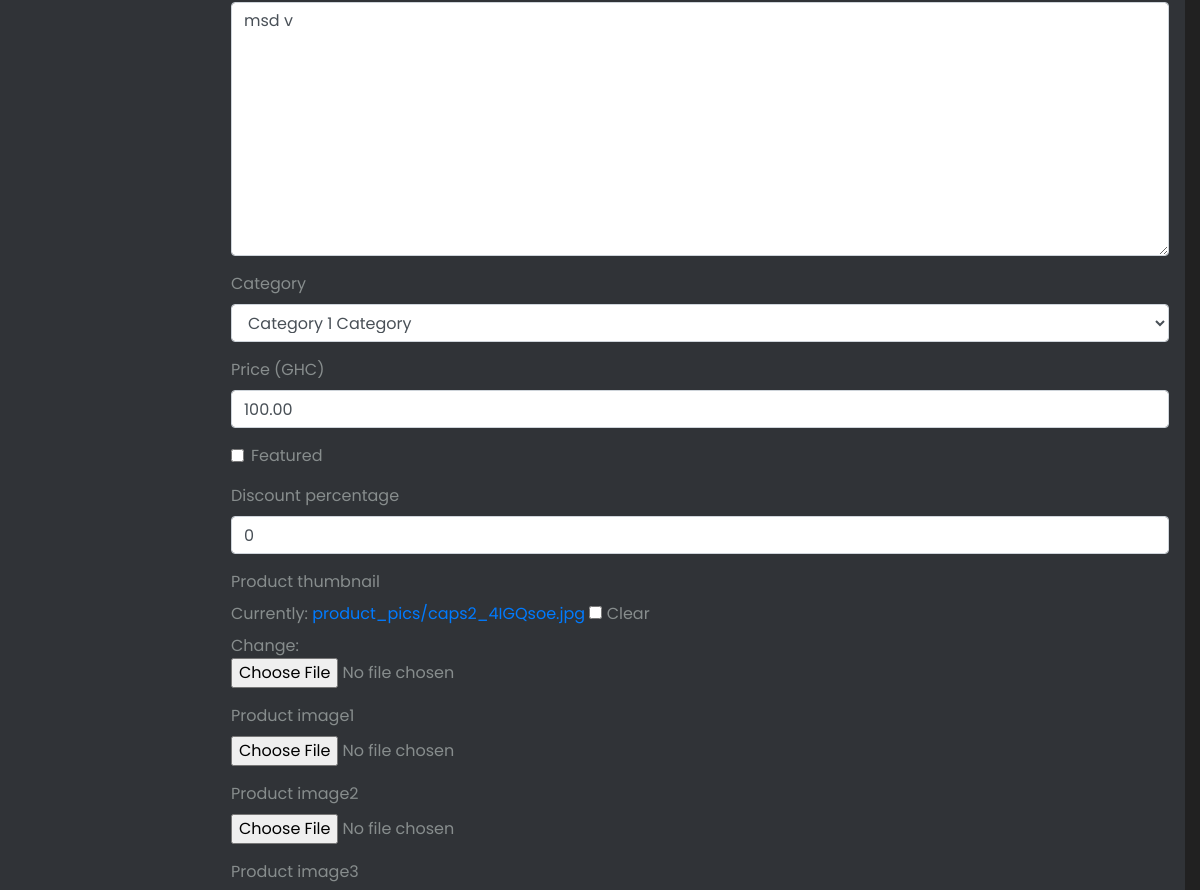
Page /user_dashboard/update_product/58/ (signed in, middle part) on the earlier database version.
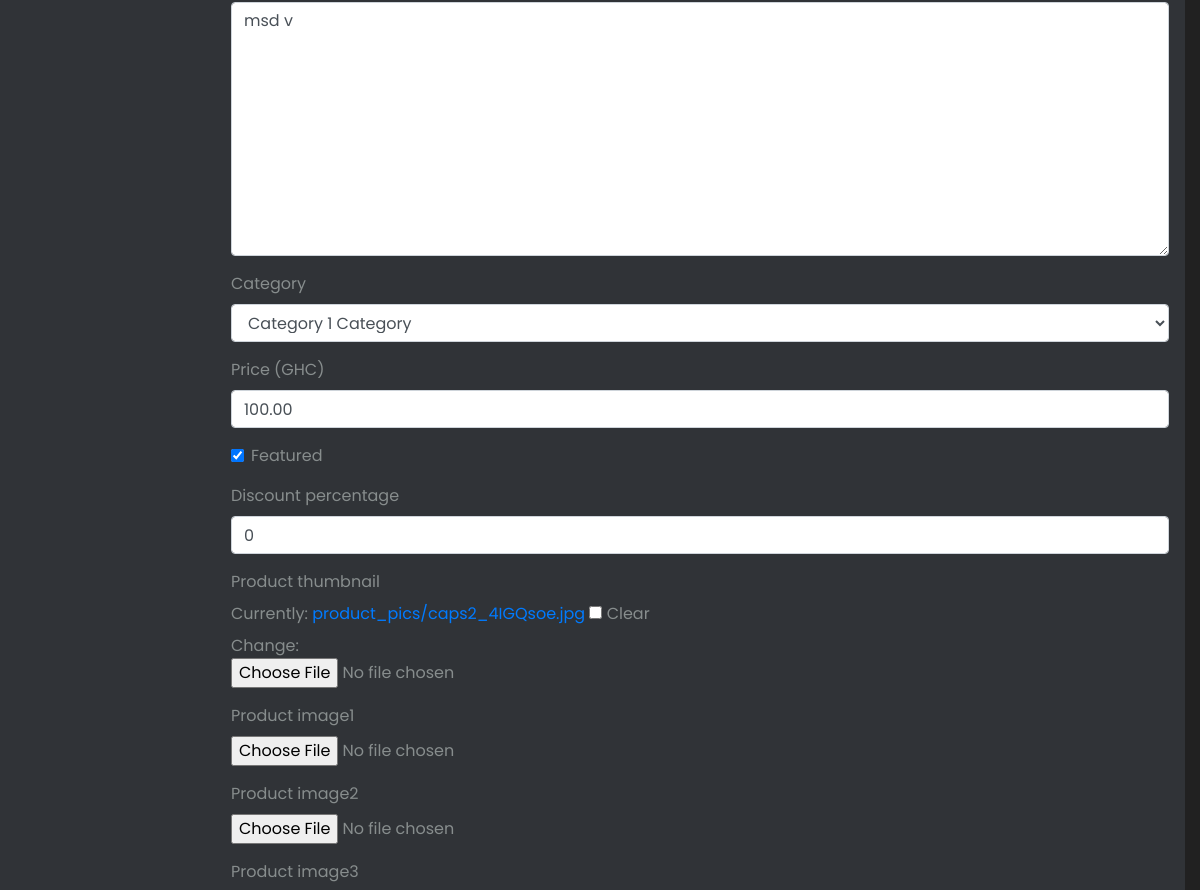
Same page on the later database version.
### products/models.py (models this page shows, shortened)
class Product(models.Model):
	product_name = models.CharField(max_length=100)
	product_desc = models.TextField(verbose_name="Product Description",null=True,blank=True)
	product_details = models.TextField(null=True,blank=True)
	product_price = models.DecimalField(verbose_name="Price (GHC)",default=0.00,null=True,blank=True,decimal_places=2,max_digits=10)
	product_thumbnail = models.ImageField(upload_to='product_pics',null=True,blank=True)
	product_image1 = models.ImageField(upload_to='product_pics',null=True,blank=True)
	product_image2 = models.ImageField(upload_to='product_pics',null=True,blank=True)
	product_image3 = models.ImageField(upload_to='product_pics',null=True,blank=True)
	availability = models.BooleanField(default=True)
	brand_new = models.BooleanField(verbose_name="Brand New Item!",default=True)
	featured = models.BooleanField(default=False)
	discount_percentage = models.IntegerField(blank=True, null=True, default=0)
	brand = models.CharField(null=True, blank=True,max_length=100)
	quantity = models.IntegerField(blank=True, null=True, default=0)
	date_added = models.DateTimeField(auto_now_add=True)
	date_modified = models.DateTimeField(null=True, blank=True)
	tags = models.TextField(verbose_name="Hash tags", null=True, blank=True)
	product_uid = models.CharField(blank=True,null=True,max_length=6,unique=True)
	category = models.ForeignKey(Categorie, null=True, blank=True, on_delete=models.CASCADE)
	seller = models.ForeignKey(User, on_delete=models.CASCADE)
	negotiable = models.BooleanField(default=False)
	views = models.IntegerField(blank=True, null=True, default=0)
	buy_attempts = models.IntegerField(blank=True, null=True, default=0)

### products/views.py (the view, shortened to what this page needs)
class ProductUpdateView(LoginRequiredMixin, UserPassesTestMixin, SuccessMessageMixin, UpdateView):
	model = Product
	template_name = 'products/product_form.html'
	fields = ['product_name',
	'product_desc','brand_new','product_details','category',
	'product_price','featured','discount_percentage','product_thumbnail',
	'product_image1','product_image2','product_image3',
	'tags']
	success_message = "Product editted successfully!"
	def test_func(self):
		product = self.get_object()
		if self.request.user == product.seller:
			return True
		return False

### alaha_market/context_processors.py (called while the page is built)
def extras(request):
	context = {
		'app_setting': AlahaBerrySetting.objects.last(),
		'discount': Discount.objects.last(),
		'categories': Categorie.objects.all(),
		'recent_sales': Order.objects.all().order_by('-id')[:3],
		'all_products': Product.objects.all().order_by('?'),
		'featured_products': Product.objects.filter(featured=True).order_by('?'),
		'top_picks': ProductHit.objects.select_related('product').all().order_by('-views')[:10]
	}
	return context

### products/models.py (called while the page is built)
	def __str__(self):
		return f'{self.category_name} Category'

### users/templatetags/auth_extras.py (called while the page is built)
@register.filter(name='has_group')
def has_group(user, group_name):
	group = Group.objects.get(name=group_name)
	return True if group in user.groups.all() else False

### products/templates/products/product_form.html (shortened to what this page needs)
{% extends 'users/staff_base.html' %}
{% load static %}
{% load crispy_forms_tags %}
{% block CSS %}
<link rel="stylesheet" type="text/css" href="{% static 'products/css/product_form.css' %}">
{% endblock CSS %}
{% block maincontent %}
<div class="row">
    <div class="col-md-12">
      	<div class="bg-mattBlackLight my-2 p-3">
		  	<form id="sellerAddItemForm" method="POST" enctype="multipart/form-data">
				<fieldset class="form-group">
					{{ form|crispy }}
				</fieldset>
		  	</form>
		</div>
	</div>
</div>
{% endblock maincontent %}

### users/templates/users/staff_base.html (shortened to what this page needs)
{% load static %}
{% load auth_extras %}
<!DOCTYPE html>
<html lang="en">
  <head>
    <link
      rel="stylesheet"
      href="https://cdnjs.cloudflare.com/ajax/libs/twitter-bootstrap/4.4.1/css/bootstrap.min.css"
    />
    <link rel="stylesheet" href="https://use.fontawesome.com/releases/v5.5.0/css/all.css">
    <link
      rel="stylesheet"
      href="https://cdnjs.cloudflare.com/ajax/libs/material-design-icons/3.0.1/iconfont/material-icons.min.css"
    />
    <link rel="stylesheet" href="{% static 'users/css/staff_base.css' %}" />
    {% block CSS %}
    {% endblock CSS %}
  </head>
  <body>
    <div class="wrapper d-flex">
      <div class="sideMenu bg-mattBlackLight">
      </div>
      <div class="content">
        <main>
          <div class="container-fluid">
            {% block maincontent %}
            {% endblock maincontent %}
          </div>
        </main>
      </div>
    </div>
  </body>
</html>

### users/static/users/css/staff_base.css (style rules this page uses)
.bg-mattBlackLight { background-color: #303337; }
.bg-mattBlackDark, body, .nav-link:hover, .nav-link.active { background-color: #212121; }
.text-mattGray, body, .nav-link .icon, .nav-link .text { color: #878d8d; }
* { font-family: 'Poppins', sans-serif; }
body { height: 1000px; }
.wrapper { margin-top: 3.5rem; }
.wrapper .sideMenu { position: fixed; top: 0; bottom: 0; margin: 3.5rem auto auto; left: 0; width: 14rem; -webkit-transition: all ease 0.25s; transition: all ease 0.25s; -webkit-transform: translateX(-100%); transform: translateX(-100%); z-index: 2000; }
.wrapper .content { width: 100%; margin-left: 0rem; -webkit-transition: all ease 0.25s; transition: all ease 0.25s; }
@media (min-width: 992px) { .wrapper .sideMenu { -webkit-transform: translateX(0); transform: translateX(0); } }
@media (min-width: 992px) { .wrapper .content { margin-left: 12.5rem; } }

Differences in the rows shown:
changed Product "msd v": featured "☐" → "☑"
